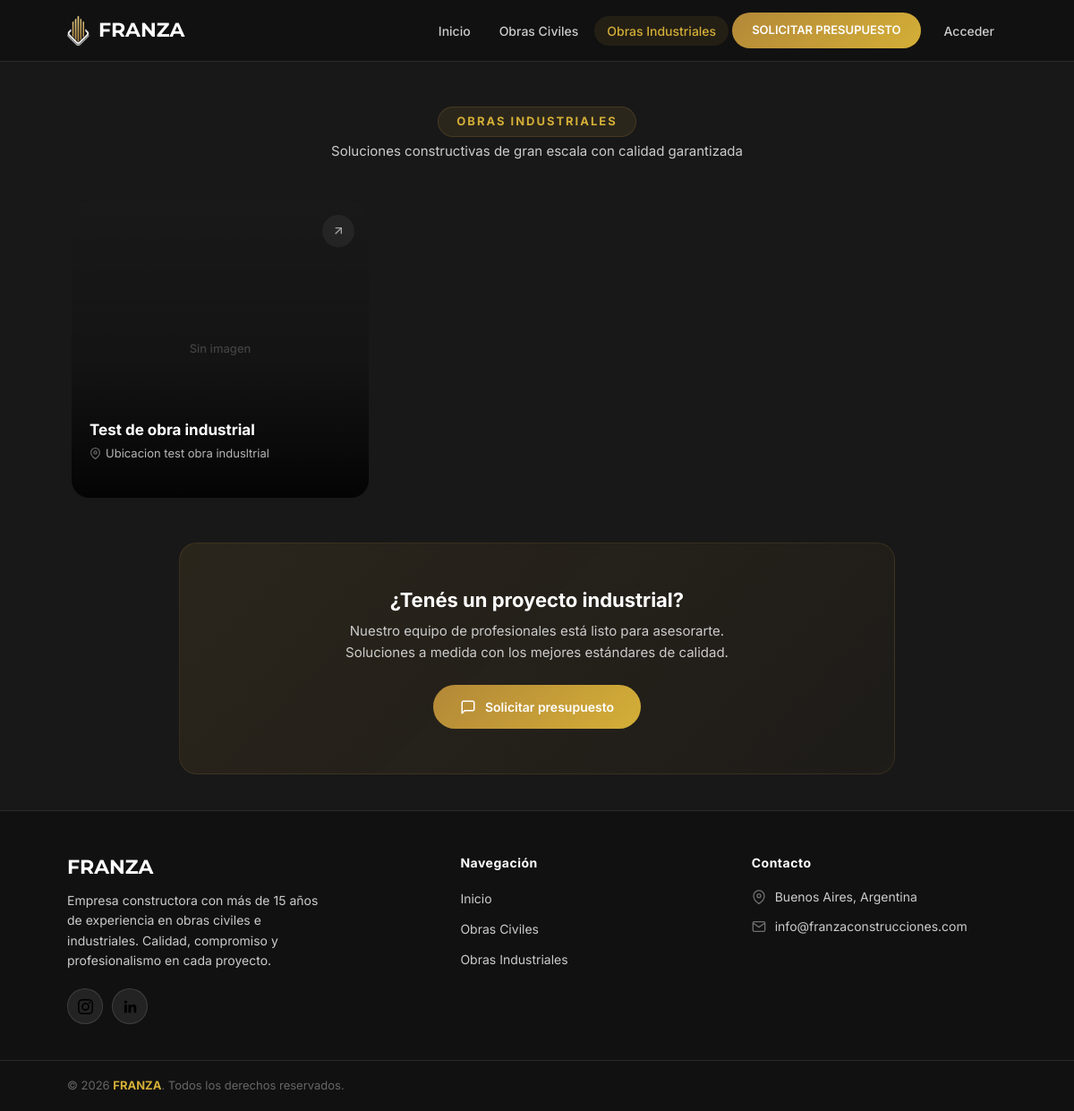
The page /sitio/index.php?seccion=obrasindustriales on the database as committed earlier.
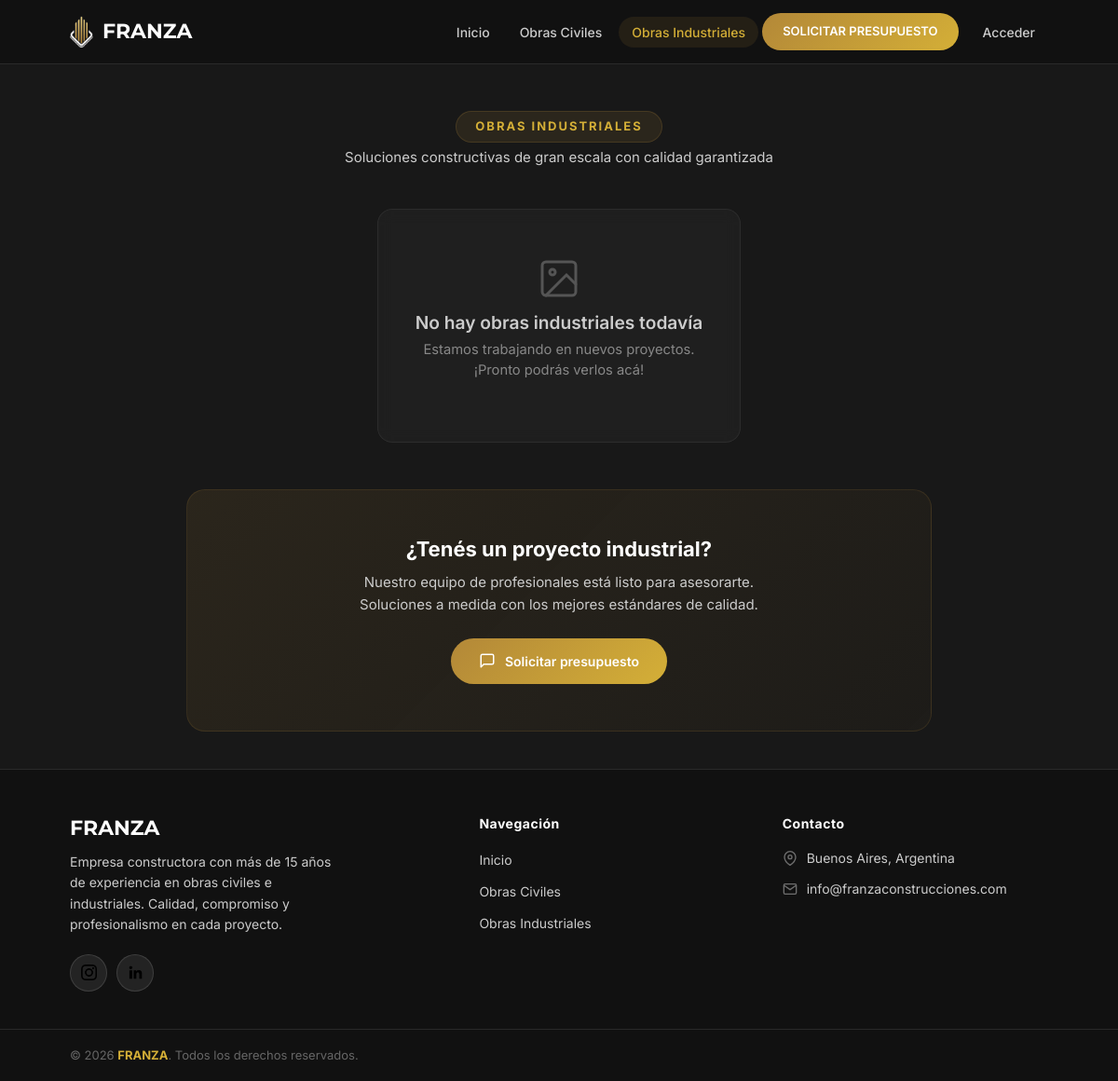
The same page on the database as committed later.
### tables this page shows
CREATE TABLE `obras` (
  `obra_id` int(10) unsigned NOT NULL AUTO_INCREMENT,
  `usuario_fk` int(10) unsigned NOT NULL,
  `carpeta` varchar(100) NOT NULL,
  `titulo` varchar(100) NOT NULL,
  `ubicacion` varchar(100) NOT NULL,
  `explicacion` varchar(500) NOT NULL,
  `tipo` varchar(100) NOT NULL,
  `imagen` varchar(255) NOT NULL,
  PRIMARY KEY (`obra_id`),
  KEY `obras_usuarios_fk_idx` (`usuario_fk`),
  CONSTRAINT `obras_usuarios_fk` FOREIGN KEY (`usuario_fk`) REFERENCES `usuarios` (`usuario_id`) ON DELETE NO ACTION ON UPDATE NO ACTION
);

### sitio/classes/Modelos/Obras.php (called while the page is built, shortened)
<?php
class Obras
{
    private int $obra_id = 0;
    private string $carpeta = "";
    private string $titulo = "";
    private string $ubicacion = "";
    private string $imagen = "";
    public function porTipo(string $tipo): array
    {
        $db = DBConexion::getConexion();
        $consulta = "SELECT * FROM obras
                    WHERE tipo = ?";
        $stmt = $db->prepare($consulta);
        $stmt->execute([$tipo]);
        $stmt->setFetchMode(PDO::FETCH_CLASS, self::class);
        return $stmt->fetchAll();
    }
    public function getObraId(): int
    {
        return $this->obra_id;
    }
    public function getCarpeta(): string
    {
        return $this->carpeta;
    }
    public function getTitulo(): string
    {
        return $this->titulo;
    }
    public function getUbicacion(): string
    {
        return $this->ubicacion;
    }
    public function getImagen(): string
    {
        return $this->imagen;
    }
}

### sitio/views/obrasindustriales.php (the view, shortened to what this page needs)
<?php
$obrasIndustriales = (new Obras)->porTipo('industrial');
?>
<section class="main-seccion">
    <div class="section-header">
        <h1 class="h1-view">Obras Industriales</h1>
        <p>Soluciones constructivas de gran escala con calidad garantizada</p>
    </div>
    <div id="contenedorObrasIndustriales" class="container">
        <?php if(empty($obrasIndustriales)): ?>
            <div class="obras-empty">
                <svg width="48" height="48" viewBox="0 0 24 24" fill="none" stroke="currentColor" stroke-width="1.5" stroke-linecap="round"><rect x="3" y="3" width="18" height="18" rx="2"/><circle cx="8.5" cy="8.5" r="1.5"/><path d="M21 15l-5-5L5 21"/></svg>
                <h3>No hay obras industriales todavía</h3>
                <p>Estamos trabajando en nuevos proyectos. ¡Pronto podrás verlos acá!</p>
            </div>
        <?php endif; ?>
        <?php foreach($obrasIndustriales as $obra):
            $carpeta = htmlspecialchars($obra->getCarpeta());
            $imagen = htmlspecialchars($obra->getImagen());
            $titulo = htmlspecialchars($obra->getTitulo());
            $ubicacion = htmlspecialchars($obra->getUbicacion());
            $imgRelPath = "img/obrasindustriales/{$carpeta}/{$imagen}";
            $imgAbsPath = __DIR__ . "/../img/obrasindustriales/{$carpeta}/{$imagen}";
            $tieneImagen = !empty($imagen) && file_exists($imgAbsPath);
        ?>
            <a class="obra-card-listing" href="index.php?seccion=obra-ver&id=<?= (int)$obra->getObraId() ?>">
                <div class="obra-card-listing-img">
                    <?php if($tieneImagen): ?>
                        <img src="<?= $imgRelPath ?>" alt="<?= $titulo ?>">
                    <?php else: ?>
                        <div class="obra-card-no-img">Sin imagen</div>
                    <?php endif; ?>
                </div>
                <div class="obra-card-listing-overlay"></div>
                <div class="obra-card-listing-info">
                    <h3><?= $titulo ?></h3>
                    <p class="obra-card-listing-ubi">
                        <svg width="13" height="13" viewBox="0 0 24 24" fill="none" stroke="currentColor" stroke-width="2"><path d="M21 10c0 7-9 13-9 13s-9-6-9-13a9 9 0 0118 0z"/><circle cx="12" cy="10" r="3"/></svg>
                        <?= $ubicacion ?>
                    </p>
                </div>
                <div class="obra-card-listing-arrow">
                    <svg width="16" height="16" viewBox="0 0 24 24" fill="none" stroke="currentColor" stroke-width="2"><line x1="7" y1="17" x2="17" y2="7"/><polyline points="7 7 17 7 17 17"/></svg>
                </div>
            </a>
        <?php endforeach; ?>
    </div>
    <section class="obras-cta">
        <div class="container">
            <div class="obras-cta-content">
                <h3>¿Tenés un proyecto industrial?</h3>
                <p>Nuestro equipo de profesionales está listo para asesorarte. Soluciones a medida con los mejores estándares de calidad.</p>
                <a href="javascript:void(0)" onclick="openWhatsApp()" class="obras-cta-btn">
                    <svg width="18" height="18" viewBox="0 0 24 24" fill="none" stroke="currentColor" stroke-width="2" stroke-linecap="round" stroke-linejoin="round"><path d="M21 15a2 2 0 0 1-2 2H7l-4 4V5a2 2 0 0 1 2-2h14a2 2 0 0 1 2 2z"/></svg>
                    Solicitar presupuesto
                </a>
            </div>
        </div>
    </section>
</section>

Rows that differ between the two databases and show on the page:
removed obras: carpeta "Sin imagen", titulo "Test de obra industrial", ubicacion "Ubicacion test obra indusltrial"
Other text that changed with them:
text now shown: "No hay obras industriales todavía Estamos trabajando en nuevos proyectos. ¡Pronto podrás verlos acá!"
